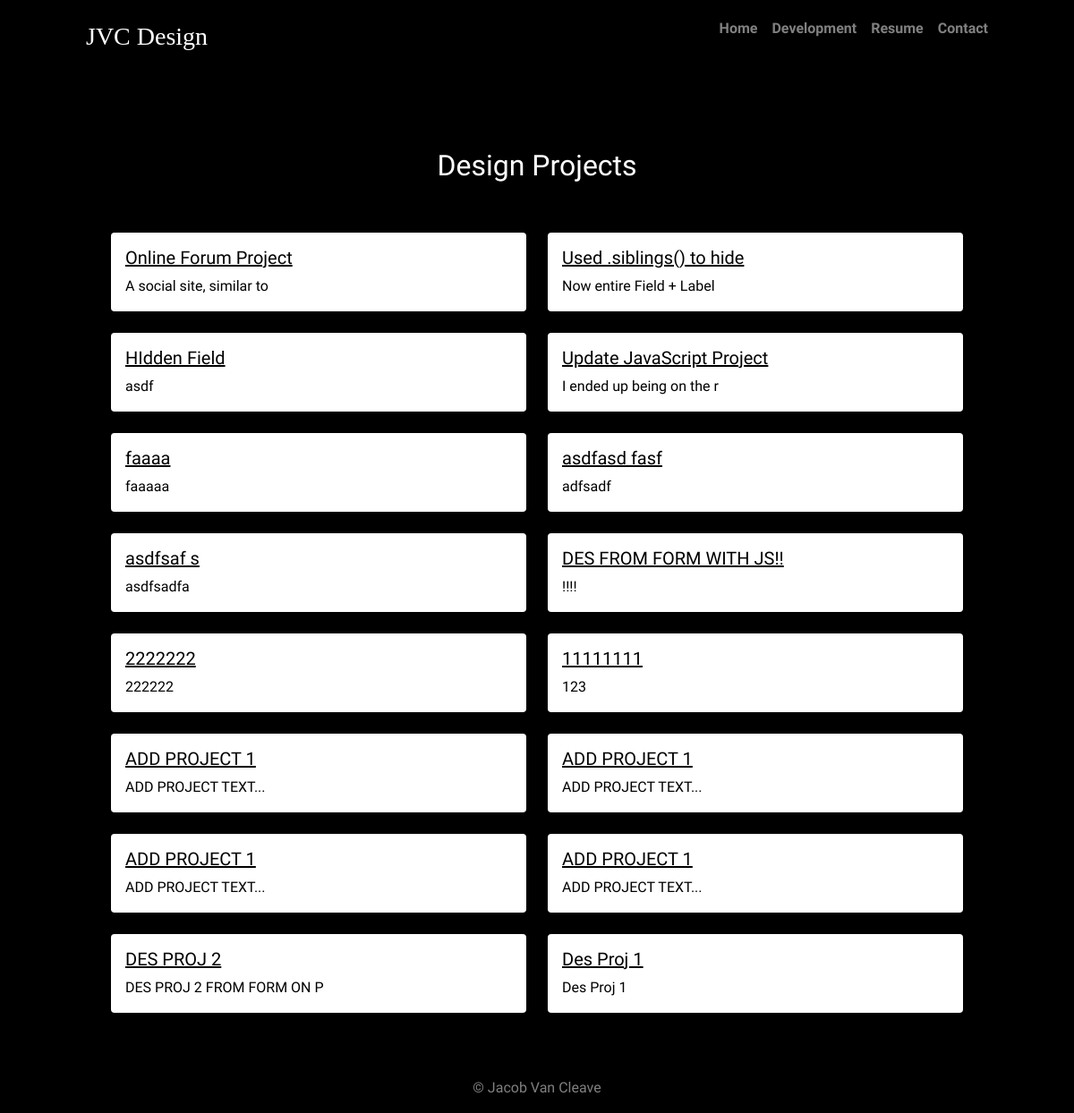
Page /portfolio/design_projects/ on the earlier database version.
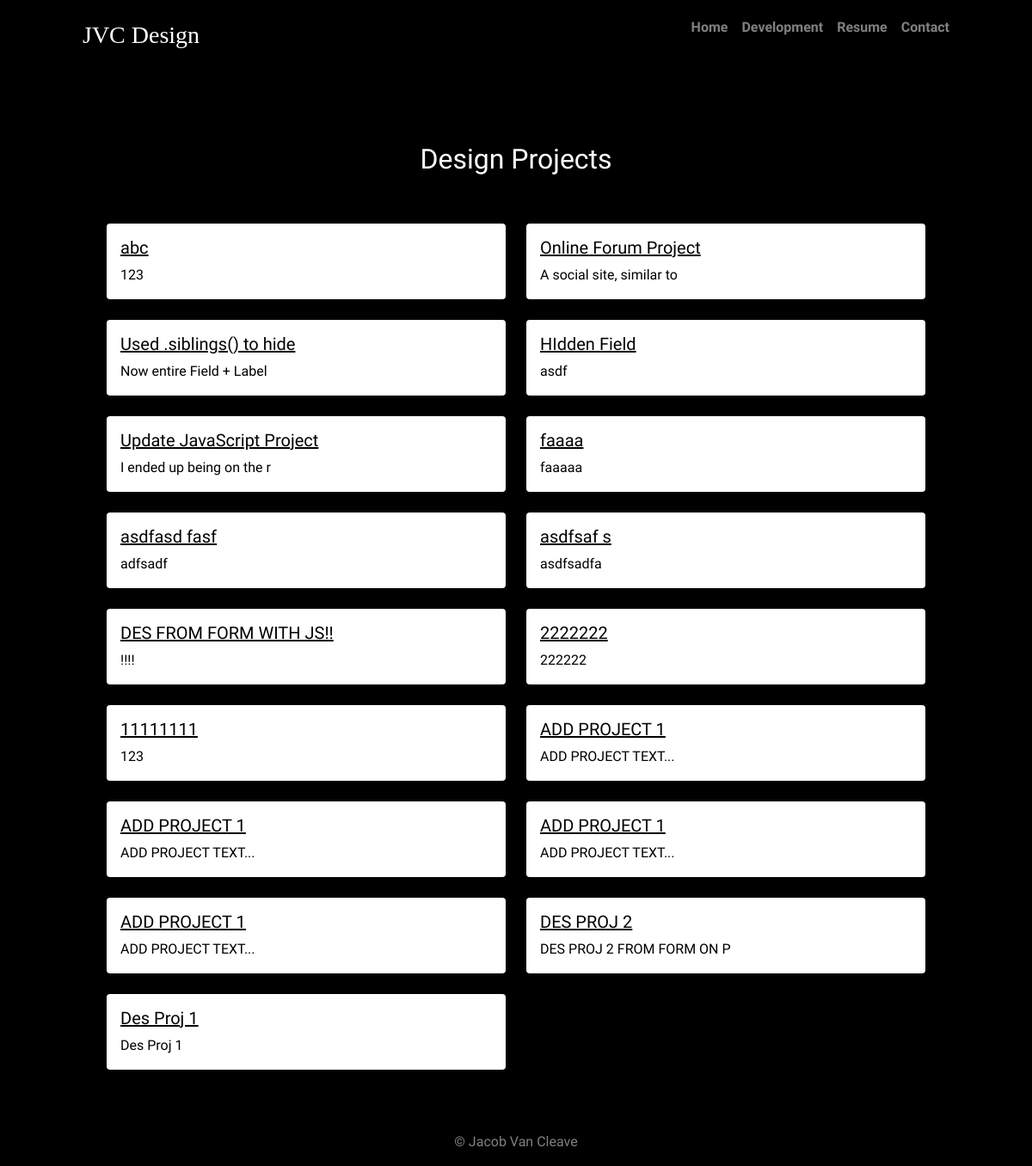
Same page on the later database version.
### jvc_portfolio/models.py (models this page shows, shortened)
class Project(models.Model):
    DESIGN = 'DES'
    DEVELOPMENT = 'DEV'
    PROJECT_TYPE = [
        (DESIGN, 'Design'),
        (DEVELOPMENT, 'Development'),
    ]
    title = models.CharField(max_length=200)
    created_on = models.DateTimeField(auto_now_add=True)
    project_type = models.CharField(max_length=3, choices=PROJECT_TYPE, default=DEVELOPMENT)
    image = models.ImageField(null=True, blank=True, upload_to="images/proj/")
    about = models.TextField()
    class Meta:
        ordering = ['-created_on']

### jvc_portfolio/views.py (the view)
# urls.py: path('design_projects/', views.DesignProjectList.as_view(), name='design_project_list'),
class DesignProjectList(ListView):
    model = Project
    form_class = ProjectForm
    template_name = 'portfolio/design_list.html'
    def get_context_data(self, *args, **kwargs):
        context = super(DesignProjectList, self).get_context_data(*args, **kwargs)
        des_proj_list = Project.objects.filter(project_type='DES')
        designs = Design.objects.all()
        context['des_proj_list'] = des_proj_list
        context['designs'] = designs
        context['form'] = ProjectForm
        return context

### jvc_portfolio/templates/portfolio/design_list.html (shortened to what this page needs)
{% extends "core/base2.html" %}
{% load static %}
{% block content %}
    <div class="container-fluid mb-5">
        <div class="row ps-2 pe-2 mb-5">
            <h2 class="list-title">Design Projects</h2>
        </div>
        <div class="row row-cols-1 row-cols-md-2">
            {% for proj in des_proj_list %}
                <div class="col">
                    <div class="card mb-4 border-0">
                        <div class="card-body">
                                <h5 class="card-title">
                                    <a class="card-link" href="{% url 'design_project_detail' proj.pk %}">
                                        {{ proj.title | slice:25 }}
                                    </a>
                                </h5>
                            <p class="card-text">{{ proj.about | slice:25 }}</p>
                        </div>
                    </div>
                </div>
            {% endfor %}
        </div>
    </div>
{% endblock content %}

Differences in the rows shown:
added Project: title "abc", about "123"
